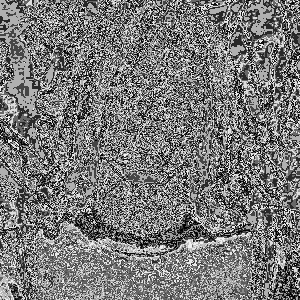
#> input picture Generated/test.png, 300 x 300 px, found by its file name
$ python Hist.py
#> lines starting #> are read from the running program, lines starting #| are printed output that depends on the picture
import cv2
import numpy as np
from matplotlib import pyplot as plt

'''img_org = cv2.imread('image.jpg',0)
plt.hist(img_org.ravel(),256,[0,256])
plt.show()'''

img_enc = cv2.imread('D:\\Cellular Automata Stuff\\CellularAutomata\\Generated\\test.png',0)
#> img_enc is the input picture: shape (300, 300); min 0, max 255, mean 121.2
plt.hist(img_enc.ravel(),256,[0,256])
plt.show()
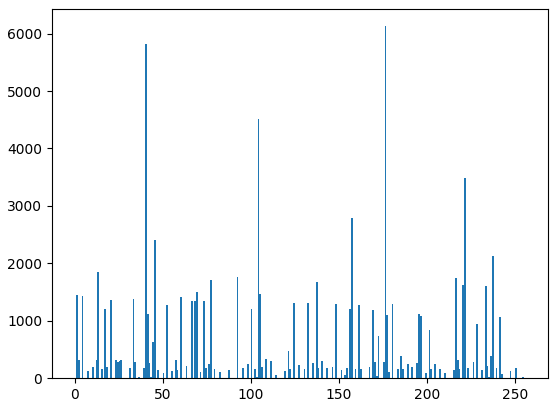
#> figure drawn by matplotlib, 1 panel; tallest bar 6129 high, from x = 176 to 177
